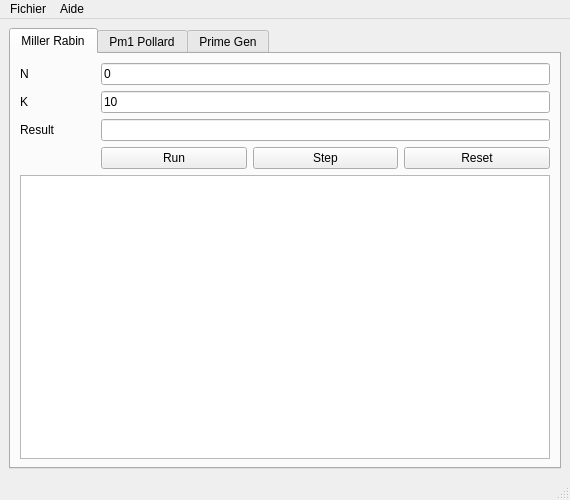
<?xml version="1.0" encoding="UTF-8"?>
<ui version="4.0">
 <class>MainWindow</class>
 <widget class="QMainWindow" name="MainWindow">
  <property name="geometry">
   <rect>
    <x>0</x>
    <y>0</y>
    <width>570</width>
    <height>500</height>
   </rect>
  </property>
  <property name="sizePolicy">
   <sizepolicy hsizetype="MinimumExpanding" vsizetype="MinimumExpanding">
    <horstretch>0</horstretch>
    <verstretch>0</verstretch>
   </sizepolicy>
  </property>
  <property name="minimumSize">
   <size>
    <width>570</width>
    <height>500</height>
   </size>
  </property>
  <property name="windowTitle">
   <string>CryptAlgos</string>
  </property>
  <widget class="QWidget" name="centralwidget">
   <property name="sizePolicy">
    <sizepolicy hsizetype="MinimumExpanding" vsizetype="MinimumExpanding">
     <horstretch>0</horstretch>
     <verstretch>0</verstretch>
    </sizepolicy>
   </property>
   <property name="minimumSize">
    <size>
     <width>570</width>
     <height>459</height>
    </size>
   </property>
   <layout class="QHBoxLayout" name="horizontalLayout_6">
    <item>
     <widget class="QTabWidget" name="tabWidget">
      <property name="sizePolicy">
       <sizepolicy hsizetype="MinimumExpanding" vsizetype="MinimumExpanding">
        <horstretch>0</horstretch>
        <verstretch>0</verstretch>
       </sizepolicy>
      </property>
      <property name="minimumSize">
       <size>
        <width>530</width>
        <height>440</height>
       </size>
      </property>
      <property name="currentIndex">
       <number>0</number>
      </property>
      <widget class="QWidget" name="tab">
       <property name="sizePolicy">
        <sizepolicy hsizetype="MinimumExpanding" vsizetype="MinimumExpanding">
         <horstretch>0</horstretch>
         <verstretch>0</verstretch>
        </sizepolicy>
       </property>
       <property name="minimumSize">
        <size>
         <width>524</width>
         <height>414</height>
        </size>
       </property>
       <attribute name="title">
        <string>Miller Rabin</string>
       </attribute>
       <layout class="QVBoxLayout" name="verticalLayout_4">
        <item>
         <layout class="QVBoxLayout" name="verticalLayout_2">
          <property name="sizeConstraint">
           <enum>QLayout::SetNoConstraint</enum>
          </property>
          <item>
           <layout class="QFormLayout" name="formLayout">
            <property name="sizeConstraint">
             <enum>QLayout::SetNoConstraint</enum>
            </property>
            <property name="fieldGrowthPolicy">
             <enum>QFormLayout::AllNonFixedFieldsGrow</enum>
            </property>
            <item row="0" column="0">
             <widget class="QLabel" name="label">
              <property name="sizePolicy">
               <sizepolicy hsizetype="MinimumExpanding" vsizetype="Preferred">
                <horstretch>0</horstretch>
                <verstretch>0</verstretch>
               </sizepolicy>
              </property>
              <property name="text">
               <string>N</string>
              </property>
             </widget>
            </item>
            <item row="0" column="1">
             <widget class="QLineEdit" name="txt_mr_n">
              <property name="text">
               <string>0</string>
              </property>
             </widget>
            </item>
            <item row="1" column="0">
             <widget class="QLabel" name="label_2">
              <property name="sizePolicy">
               <sizepolicy hsizetype="MinimumExpanding" vsizetype="Preferred">
                <horstretch>0</horstretch>
                <verstretch>0</verstretch>
               </sizepolicy>
              </property>
              <property name="text">
               <string>K</string>
              </property>
             </widget>
            </item>
            <item row="1" column="1">
             <widget class="QLineEdit" name="txt_mr_k">
              <property name="text">
               <string>10</string>
              </property>
             </widget>
            </item>
            <item row="2" column="0">
             <widget class="QLabel" name="label_3">
              <property name="sizePolicy">
               <sizepolicy hsizetype="MinimumExpanding" vsizetype="Preferred">
                <horstretch>0</horstretch>
                <verstretch>0</verstretch>
               </sizepolicy>
              </property>
              <property name="text">
               <string>Result</string>
              </property>
             </widget>
            </item>
            <item row="2" column="1">
             <widget class="QLineEdit" name="txt_mr_res">
              <property name="readOnly">
               <bool>true</bool>
              </property>
             </widget>
            </item>
            <item row="3" column="0">
             <spacer name="horizontalSpacer">
              <property name="orientation">
               <enum>Qt::Horizontal</enum>
              </property>
              <property name="sizeHint" stdset="0">
               <size>
                <width>75</width>
                <height>20</height>
               </size>
              </property>
             </spacer>
            </item>
            <item row="3" column="1">
             <layout class="QHBoxLayout" name="horizontalLayout">
              <property name="sizeConstraint">
               <enum>QLayout::SetNoConstraint</enum>
              </property>
              <item>
               <widget class="QPushButton" name="btn_mr_run">
                <property name="sizePolicy">
                 <sizepolicy hsizetype="MinimumExpanding" vsizetype="Fixed">
                  <horstretch>0</horstretch>
                  <verstretch>0</verstretch>
                 </sizepolicy>
                </property>
                <property name="text">
                 <string>Run</string>
                </property>
               </widget>
              </item>
              <item>
               <widget class="QPushButton" name="btn_mr_step">
                <property name="sizePolicy">
                 <sizepolicy hsizetype="MinimumExpanding" vsizetype="Fixed">
                  <horstretch>0</horstretch>
                  <verstretch>0</verstretch>
                 </sizepolicy>
                </property>
                <property name="text">
                 <string>Step</string>
                </property>
               </widget>
              </item>
              <item>
               <widget class="QPushButton" name="btn_mr_reset">
                <property name="sizePolicy">
                 <sizepolicy hsizetype="MinimumExpanding" vsizetype="Fixed">
                  <horstretch>0</horstretch>
                  <verstretch>0</verstretch>
                 </sizepolicy>
                </property>
                <property name="text">
                 <string>Reset</string>
                </property>
               </widget>
              </item>
             </layout>
            </item>
           </layout>
          </item>
          <item>
           <widget class="QPlainTextEdit" name="txt_mr_exec">
            <property name="lineWrapMode">
             <enum>QPlainTextEdit::NoWrap</enum>
            </property>
            <property name="textInteractionFlags">
             <set>Qt::TextSelectableByMouse</set>
            </property>
           </widget>
          </item>
         </layout>
        </item>
       </layout>
       <zorder>verticalLayoutWidget_2</zorder>
       <zorder>formLayoutWidget</zorder>
       <zorder>txt_mr_exec</zorder>
      </widget>
      <widget class="QWidget" name="tab_2">
       <property name="sizePolicy">
        <sizepolicy hsizetype="MinimumExpanding" vsizetype="MinimumExpanding">
         <horstretch>0</horstretch>
         <verstretch>0</verstretch>
        </sizepolicy>
       </property>
       <property name="minimumSize">
        <size>
         <width>524</width>
         <height>414</height>
        </size>
       </property>
       <attribute name="title">
        <string>Pm1 Pollard</string>
       </attribute>
       <layout class="QVBoxLayout" name="verticalLayout_6">
        <item>
         <layout class="QVBoxLayout" name="verticalLayout">
          <property name="sizeConstraint">
           <enum>QLayout::SetNoConstraint</enum>
          </property>
          <item>
           <layout class="QFormLayout" name="formLayout_2">
            <property name="sizeConstraint">
             <enum>QLayout::SetNoConstraint</enum>
            </property>
            <property name="fieldGrowthPolicy">
             <enum>QFormLayout::AllNonFixedFieldsGrow</enum>
            </property>
            <item row="0" column="0">
             <widget class="QLabel" name="label_4">
              <property name="sizePolicy">
               <sizepolicy hsizetype="MinimumExpanding" vsizetype="Preferred">
                <horstretch>0</horstretch>
                <verstretch>0</verstretch>
               </sizepolicy>
              </property>
              <property name="text">
               <string>N</string>
              </property>
             </widget>
            </item>
            <item row="0" column="1">
             <widget class="QLineEdit" name="txt_pm_n">
              <property name="text">
               <string>1</string>
              </property>
             </widget>
            </item>
            <item row="1" column="0">
             <widget class="QLabel" name="label_5">
              <property name="sizePolicy">
               <sizepolicy hsizetype="MinimumExpanding" vsizetype="Preferred">
                <horstretch>0</horstretch>
                <verstretch>0</verstretch>
               </sizepolicy>
              </property>
              <property name="text">
               <string>B</string>
              </property>
             </widget>
            </item>
            <item row="1" column="1">
             <widget class="QLineEdit" name="txt_pm_b">
              <property name="text">
               <string>0</string>
              </property>
             </widget>
            </item>
            <item row="2" column="0">
             <widget class="QLabel" name="label_6">
              <property name="sizePolicy">
               <sizepolicy hsizetype="MinimumExpanding" vsizetype="Preferred">
                <horstretch>0</horstretch>
                <verstretch>0</verstretch>
               </sizepolicy>
              </property>
              <property name="text">
               <string>It</string>
              </property>
             </widget>
            </item>
            <item row="2" column="1">
             <widget class="QLineEdit" name="txt_pm_it">
              <property name="text">
               <string>10</string>
              </property>
             </widget>
            </item>
            <item row="3" column="0">
             <widget class="QLabel" name="label_9">
              <property name="sizePolicy">
               <sizepolicy hsizetype="MinimumExpanding" vsizetype="Preferred">
                <horstretch>0</horstretch>
                <verstretch>0</verstretch>
               </sizepolicy>
              </property>
              <property name="text">
               <string>Result</string>
              </property>
             </widget>
            </item>
            <item row="3" column="1">
             <widget class="QLineEdit" name="txt_pm_res">
              <property name="readOnly">
               <bool>true</bool>
              </property>
             </widget>
            </item>
            <item row="4" column="0">
             <spacer name="horizontalSpacer_2">
              <property name="orientation">
               <enum>Qt::Horizontal</enum>
              </property>
              <property name="sizeHint" stdset="0">
               <size>
                <width>75</width>
                <height>20</height>
               </size>
              </property>
             </spacer>
            </item>
            <item row="4" column="1">
             <layout class="QHBoxLayout" name="horizontalLayout_3">
              <property name="sizeConstraint">
               <enum>QLayout::SetNoConstraint</enum>
              </property>
              <property name="rightMargin">
               <number>0</number>
              </property>
              <item>
               <widget class="QPushButton" name="btn_pm_run">
                <property name="sizePolicy">
                 <sizepolicy hsizetype="MinimumExpanding" vsizetype="Fixed">
                  <horstretch>0</horstretch>
                  <verstretch>0</verstretch>
                 </sizepolicy>
                </property>
                <property name="text">
                 <string>Run</string>
                </property>
               </widget>
              </item>
              <item>
               <widget class="QPushButton" name="btn_pm_step">
                <property name="sizePolicy">
                 <sizepolicy hsizetype="MinimumExpanding" vsizetype="Fixed">
                  <horstretch>0</horstretch>
                  <verstretch>0</verstretch>
                 </sizepolicy>
                </property>
                <property name="text">
                 <string>Step</string>
                </property>
               </widget>
              </item>
              <item>
               <widget class="QPushButton" name="btn_pm_reset">
                <property name="sizePolicy">
                 <sizepolicy hsizetype="MinimumExpanding" vsizetype="Fixed">
                  <horstretch>0</horstretch>
                  <verstretch>0</verstretch>
                 </sizepolicy>
                </property>
                <property name="text">
                 <string>Reset</string>
                </property>
               </widget>
              </item>
             </layout>
            </item>
           </layout>
          </item>
          <item>
           <widget class="QPlainTextEdit" name="txt_pm_exec">
            <property name="lineWrapMode">
             <enum>QPlainTextEdit::NoWrap</enum>
            </property>
            <property name="textInteractionFlags">
             <set>Qt::TextSelectableByMouse</set>
            </property>
           </widget>
          </item>
         </layout>
        </item>
       </layout>
      </widget>
      <widget class="QWidget" name="tab_3">
       <property name="sizePolicy">
        <sizepolicy hsizetype="MinimumExpanding" vsizetype="MinimumExpanding">
         <horstretch>0</horstretch>
         <verstretch>0</verstretch>
        </sizepolicy>
       </property>
       <property name="minimumSize">
        <size>
         <width>524</width>
         <height>414</height>
        </size>
       </property>
       <attribute name="title">
        <string>Prime Gen</string>
       </attribute>
       <layout class="QVBoxLayout" name="verticalLayout_5">
        <item>
         <layout class="QVBoxLayout" name="verticalLayout_3">
          <property name="sizeConstraint">
           <enum>QLayout::SetNoConstraint</enum>
          </property>
          <item>
           <layout class="QFormLayout" name="formLayout_3">
            <property name="sizeConstraint">
             <enum>QLayout::SetNoConstraint</enum>
            </property>
            <property name="fieldGrowthPolicy">
             <enum>QFormLayout::AllNonFixedFieldsGrow</enum>
            </property>
            <item row="0" column="0">
             <widget class="QLabel" name="label_7">
              <property name="sizePolicy">
               <sizepolicy hsizetype="MinimumExpanding" vsizetype="Preferred">
                <horstretch>0</horstretch>
                <verstretch>0</verstretch>
               </sizepolicy>
              </property>
              <property name="text">
               <string>Size</string>
              </property>
             </widget>
            </item>
            <item row="0" column="1">
             <widget class="QLineEdit" name="txt_pg_size">
              <property name="text">
               <string>1</string>
              </property>
             </widget>
            </item>
            <item row="1" column="0">
             <widget class="QLabel" name="label_8">
              <property name="sizePolicy">
               <sizepolicy hsizetype="MinimumExpanding" vsizetype="Preferred">
                <horstretch>0</horstretch>
                <verstretch>0</verstretch>
               </sizepolicy>
              </property>
              <property name="text">
               <string>Result</string>
              </property>
             </widget>
            </item>
            <item row="1" column="1">
             <widget class="QLineEdit" name="txt_pg_res">
              <property name="readOnly">
               <bool>true</bool>
              </property>
             </widget>
            </item>
            <item row="2" column="1">
             <layout class="QHBoxLayout" name="horizontalLayout_5">
              <property name="sizeConstraint">
               <enum>QLayout::SetNoConstraint</enum>
              </property>
              <item>
               <widget class="QPushButton" name="btn_pg_run">
                <property name="sizePolicy">
                 <sizepolicy hsizetype="MinimumExpanding" vsizetype="Fixed">
                  <horstretch>0</horstretch>
                  <verstretch>0</verstretch>
                 </sizepolicy>
                </property>
                <property name="text">
                 <string>Run</string>
                </property>
               </widget>
              </item>
              <item>
               <widget class="QPushButton" name="btn_pg_step">
                <property name="sizePolicy">
                 <sizepolicy hsizetype="MinimumExpanding" vsizetype="Fixed">
                  <horstretch>0</horstretch>
                  <verstretch>0</verstretch>
                 </sizepolicy>
                </property>
                <property name="text">
                 <string>Step</string>
                </property>
               </widget>
              </item>
              <item>
               <widget class="QPushButton" name="btn_pg_reset">
                <property name="sizePolicy">
                 <sizepolicy hsizetype="MinimumExpanding" vsizetype="Fixed">
                  <horstretch>0</horstretch>
                  <verstretch>0</verstretch>
                 </sizepolicy>
                </property>
                <property name="text">
                 <string>Reset</string>
                </property>
               </widget>
              </item>
             </layout>
            </item>
            <item row="2" column="0">
             <spacer name="horizontalSpacer_3">
              <property name="orientation">
               <enum>Qt::Horizontal</enum>
              </property>
              <property name="sizeHint" stdset="0">
               <size>
                <width>75</width>
                <height>20</height>
               </size>
              </property>
             </spacer>
            </item>
           </layout>
          </item>
          <item>
           <widget class="QPlainTextEdit" name="txt_pg_exec">
            <property name="lineWrapMode">
             <enum>QPlainTextEdit::NoWrap</enum>
            </property>
            <property name="textInteractionFlags">
             <set>Qt::TextSelectableByMouse</set>
            </property>
           </widget>
          </item>
         </layout>
        </item>
       </layout>
      </widget>
     </widget>
    </item>
   </layout>
  </widget>
  <widget class="QMenuBar" name="menubar">
   <property name="geometry">
    <rect>
     <x>0</x>
     <y>0</y>
     <width>570</width>
     <height>21</height>
    </rect>
   </property>
   <widget class="QMenu" name="menuFichier">
    <property name="title">
     <string>Fichier</string>
    </property>
    <addaction name="actionQuitter"/>
   </widget>
   <widget class="QMenu" name="menu">
    <property name="title">
     <string>Aide</string>
    </property>
    <addaction name="actionA_propos"/>
   </widget>
   <addaction name="menuFichier"/>
   <addaction name="menu"/>
  </widget>
  <widget class="QStatusBar" name="statusbar"/>
  <action name="actionQuitter">
   <property name="text">
    <string>Quitter</string>
   </property>
  </action>
  <action name="actionA_propos">
   <property name="text">
    <string>A propos</string>
   </property>
  </action>
 </widget>
 <resources/>
 <connections>
  <connection>
   <sender>actionQuitter</sender>
   <signal>triggered()</signal>
   <receiver>MainWindow</receiver>
   <slot>close()</slot>
   <hints>
    <hint type="sourcelabel">
     <x>-1</x>
     <y>-1</y>
    </hint>
    <hint type="destinationlabel">
     <x>285</x>
     <y>141</y>
    </hint>
   </hints>
  </connection>
 </connections>
</ui>
